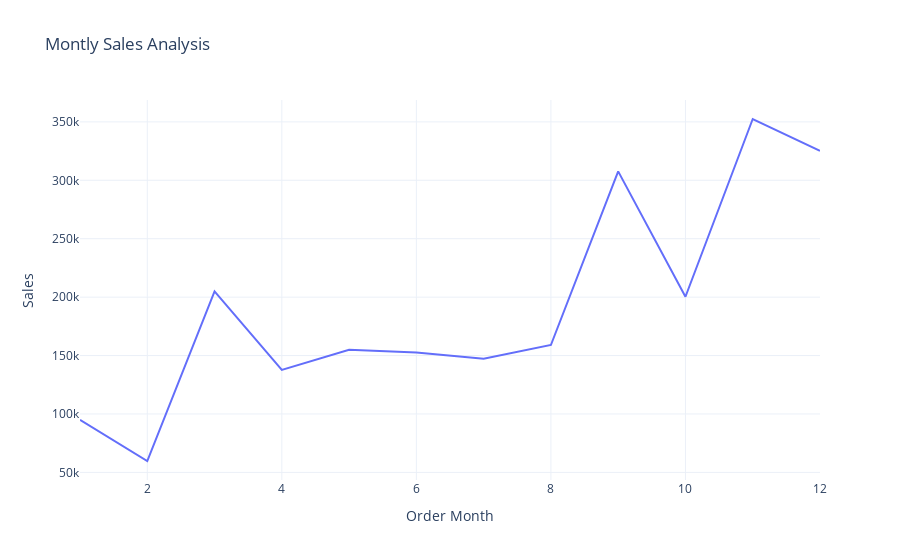

The notebook cell this image was saved under:
### Code cell
fig = px.line(sales_by_month,
              x='Order Month',
              y='Sales',
              title= 'Montly Sales Analysis')
fig.show()

### Figure 1 — Plotly figure (JSON) as saved in the notebook; plotly's stock layout.template omitted (floating-point values rounded to 4 significant figures)
{"data": [{"hovertemplate": "Order Month=%{x}<br>Sales=%{y}<extra></extra>", "legendgroup": "", "line": {"color": "#636efa", "dash": "solid"}, "marker": {"symbol": "circle"}, "mode": "lines", "name": "", "orientation": "v", "showlegend": false, "type": "scatter", "x": [1, 2, 3, 4, 5, 6, 7, 8, 9, 10, 11, 12], "xaxis": "x", "y": [94920.0, 59750.0, 205000.0, 137800.0, 155000.0, 152700.0, 147200.0, 159000.0, 307600.0, 200300.0, 352500.0, 325300.0], "yaxis": "y"}], "layout": {"legend": {"tracegroupgap": 0}, "title": {"text": "Montly Sales Analysis"}, "xaxis": {"anchor": "y", "domain": [0, 1], "title": {"text": "Order Month"}}, "yaxis": {"anchor": "x", "domain": [0, 1], "title": {"text": "Sales"}}}}
